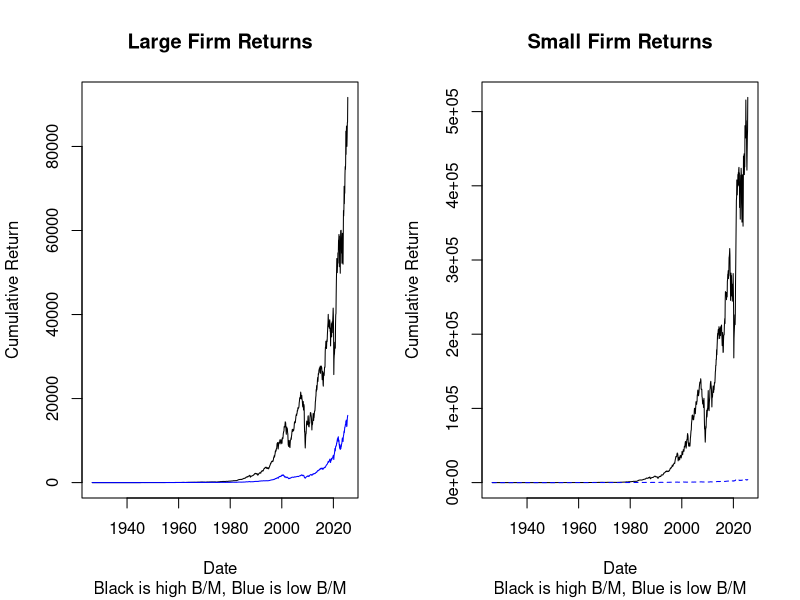
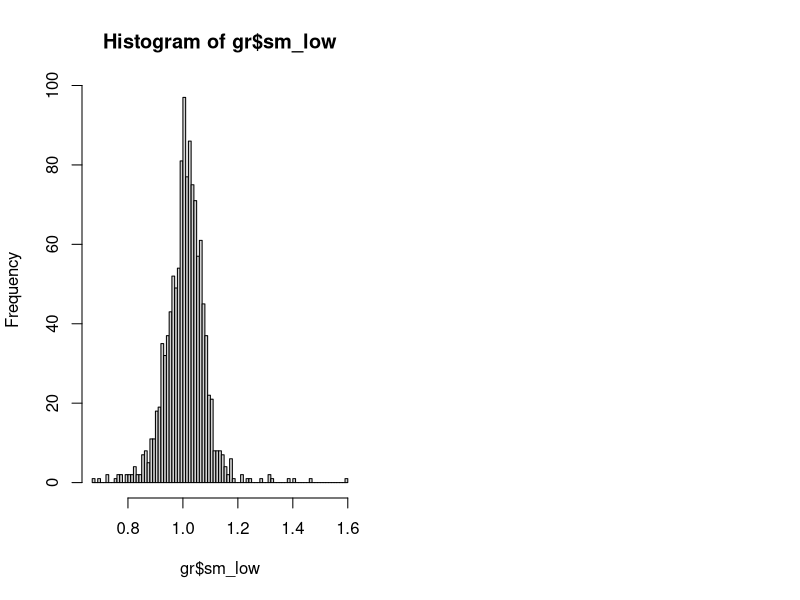

Recreate these plots in R, in order.
# ----------
# Group: Arkansas
# MSBC 5031 - Investment Management
# Mini Project 1
# -----------

setwd("/Users/eli/noticloud/Documents/GitHub/QuantMethods/Investments")
ff <- read.table("french_portfolios_2025.txt")

# Plot Large Hi BM to Large Lo BM
names(ff) = c("DATE","S.L", "S.M", "S.H", "B.L", "B.M", "B.H")

ff$DATE <- as.character(ff$DATE)
ff$DATE <- paste(ff$DATE, "01", sep = "")
ff$DATE = as.Date(ff$DATE, format="%Y%m%d")

gross_ret = function(vec){
  gross_ret = 1+(vec/100)
  return(gross_ret)
}

gr <- data.frame(ff)

## Defining variables for gross returns ##
gr$big_low = gross_ret(ff$B.L)
gr$big_mid = gross_ret(ff$B.M)
gr$big_hi = gross_ret(ff$B.H)

gr$sm_low = gross_ret(ff$S.L)
gr$sm_mid = gross_ret(ff$S.M)
gr$sm_hi = gross_ret(ff$S.H)

par(mfrow=c(1,2))
plot(gr$DATE, cumprod(gr$big_hi), type="l", main="Large Firm Returns", sub="Black is high B/M, Blue is low B/M", xlab="Date", ylab="Cumulative Return")
lines(gr$DATE, cumprod(gr$big_low), col="blue")

plot(gr$DATE, cumprod(gr$sm_hi), type="l", main="Small Firm Returns", sub="Black is high B/M, Blue is low B/M", xlab="Date", ylab="Cumulative Return")
lines(gr$DATE, cumprod(gr$sm_low), col="blue", lty="dashed")

# arithmetic means
am_sl = mean(ff$S.L) # 0.974
am_sh = mean(ff$S.H) # 1.418
am_bl =mean(ff$B.L) # 0.956
am_bh = mean(ff$B.H) # 1.206

# standard deviation
sd_sl = sd(ff$S.L) # 7.447
sd_sh = sd(ff$S.H) # 8.095
sd_bl = sd(ff$B.L) # 5.275
sd_bh = sd(ff$B.H) # 7.095

# geometric means
gm_mean = function(a){prod(a)^(1/length(a))}
gm_sl = gm_mean(gr$sm_low) #1.007
gm_sh = gm_mean(gr$sm_hi) # 1.011
gm_bl = gm_mean(gr$big_low) # 1.008
gm_bh = gm_mean(gr$big_high) # 1

# approximate geo means
agm_sl = gm_sl - 0.5*sd_sl**2 # -26.72
agm_sh = gm_sh - 0.5*sd_sh**2 # -31.75
agm_bl = gm_bl - 0.5*sd_bl**2 # -12.90
agm_bh = gm_bh - 0.5*sd_bh**2 # -24.17

t.test(gr$sm_low, gr$big_low, paired= TRUE)
t.test(gr$sm_hi, gr$big_hi, paired = TRUE)

hist(gr$sm_low,breaks=100)
